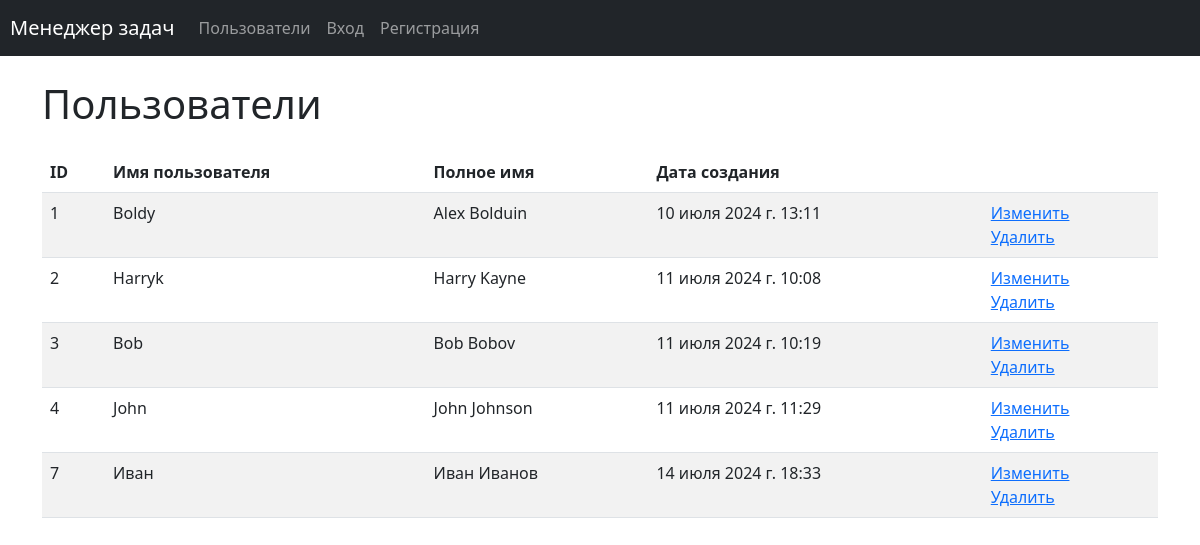
/users/, run on an earlier commit of the app's database.
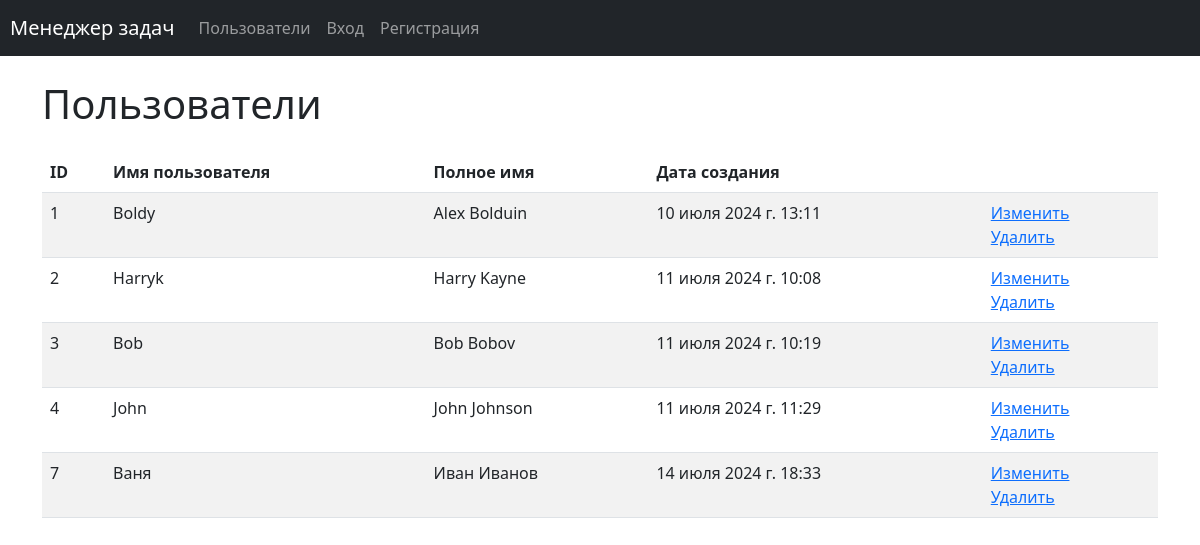
And on a later commit of the database.
### task_manager/users/models.py (models this page shows, shortened)
class User(AbstractUser):
    groups = models.ManyToManyField(Group, related_name='auth_user_groups')
    user_permissions = models.ManyToManyField(
        Permission,
        related_name='auth_user_permissions',
    )
    first_name = models.CharField(max_length=150)
    last_name = models.CharField(max_length=150)

### task_manager/users/views.py (the view)
# urls.py: path('', UsersListView.as_view(), name='users'),
class UsersListView(ListView):
    template_name = 'users/index.html'
    model = User
    context_object_name = 'users'

### task_manager/templates/users/index.html (shortened to what this page needs)
{% extends "base.html" %}
{% load i18n %}
{% load django_bootstrap5 %}
{% block content %}
<div class="container wrapper flex-grow-1">
    <h1 class="my-4">
Пользователи
    </h1>
<table class="table table-striped">
<thead>
  <tr>
    <th>ID</th>
    <th>{% trans 'Username' %}</th>
    <th>{% trans 'Full name' %}</th>
    <th>{% trans 'Creation date' %}</th>
    <th></th>
  </tr>
</thead>
<tbody>
  {% if users %}
  {% for user in users %}
    <tr>
      <td>{{ user.id }}</td>
      <td>{{ user.username }}</td>
      <td>{{ user.get_full_name }}</td>
      <td>{{ user.date_joined }}</td>
      <td>
        <a href="{% url 'user_update' user.id %}">{% trans "Update" %}</a>
        <br>
        <a href="{% url 'user_delete' user.id %}">{% trans "Delete" %}</a>
      </td>
    </tr>
  {% endfor %}
  {% endif %}
</tbody>
</table>
</div>
{% endblock content %}

What changed in the data, as far as the page shows it:
changed User "Иван Иванов": username "Иван" → "Ваня"
